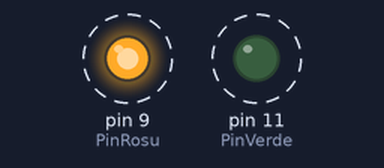
The sketch below on a simulated Arduino Uno, built with avr-gcc and run on an emulated ATmega328P. On the bench: output pins drawn as LEDs (lit = HIGH). Dashed ring = blinking.

Above: at 0.5 s.
Timing chart, 0 to 4.6 s (numbered marks = the images above):
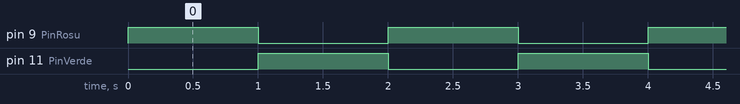

Measured:
- by itself, pin 9 (PinRosu), pin 11 (PinVerde): alternates HIGH for 1.0 s and LOW for 1.0 s
- by itself, everything shown: repeats every 2.0 s, in 3 steps

The sketch:

II._Semafor_cu_delay_Rosu__Verde.ino
```cpp
int PinVerde = 11;
int viteza = 1000;


int PinRosu = 9;

void setup() {
  pinMode(PinVerde, OUTPUT);


  pinMode(PinRosu, OUTPUT);
}

void loop() {

  digitalWrite(PinRosu, HIGH);
  delay(viteza);
  digitalWrite(PinRosu, LOW);


  digitalWrite(PinVerde, HIGH);
  delay(viteza);
  digitalWrite(PinVerde, LOW);
}
```
